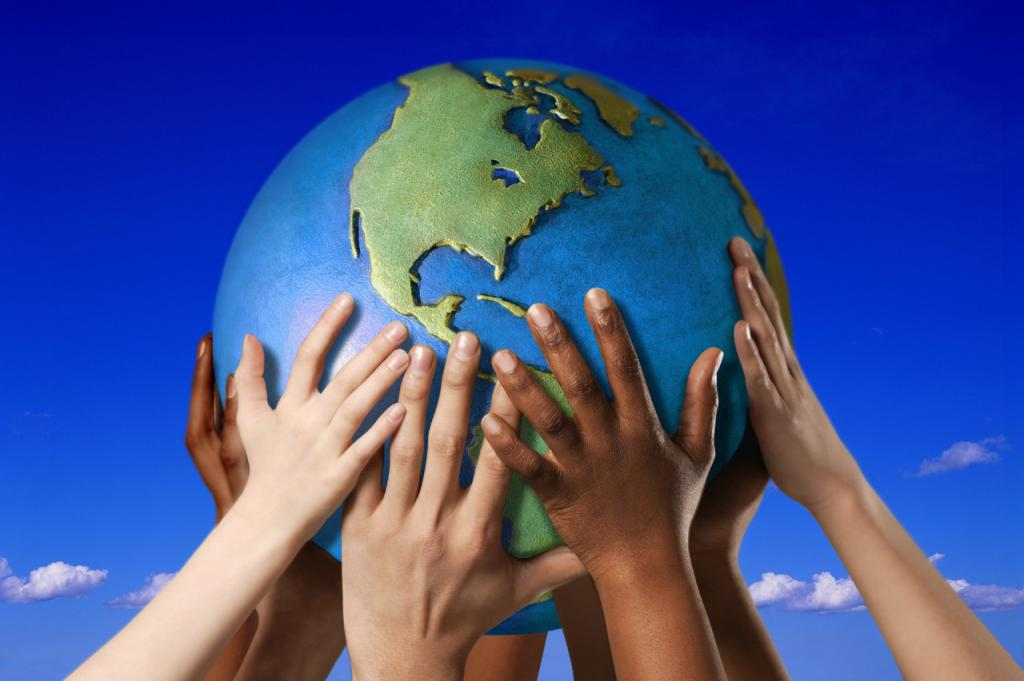
#> input picture datas/hands.jpg, 1024 x 681 px
$ jupyter execute '3.7肤色检测.ipynb'   (shell and % lines are left out)   (older library calls are emulated)
#> lines starting #> are read from the running program, lines starting #| are printed output that depends on the picture; after the words box and inside, x2 and y2 are one past the last pixel; in counts of white or black regions, pixels touching at a corner belong together
# 肤色检测

[cell 1]
#coding:utf-8
import numpy as np
import cv2
import matplotlib.pyplot as plt
import pandas as pd
from pandas import DataFrame
from scipy.misc import imread, imresize, imsave
from skimage.filters import threshold_otsu

[cell 2]
rgb = cv2.cvtColor(cv2.imread('../datas/hands.jpg'),cv2.COLOR_BGR2RGB)
gray = cv2.cvtColor(rgb,cv2.COLOR_RGB2GRAY)

## 1.基于RGB颜色空间检测

[cell 3]
def skin_detect_rgb(rgb):
    dst = np.zeros_like(rgb)
    R,G,B = rgb[:,:,0],rgb[:,:,1],rgb[:,:,2]
    idx1 = (R > 95)
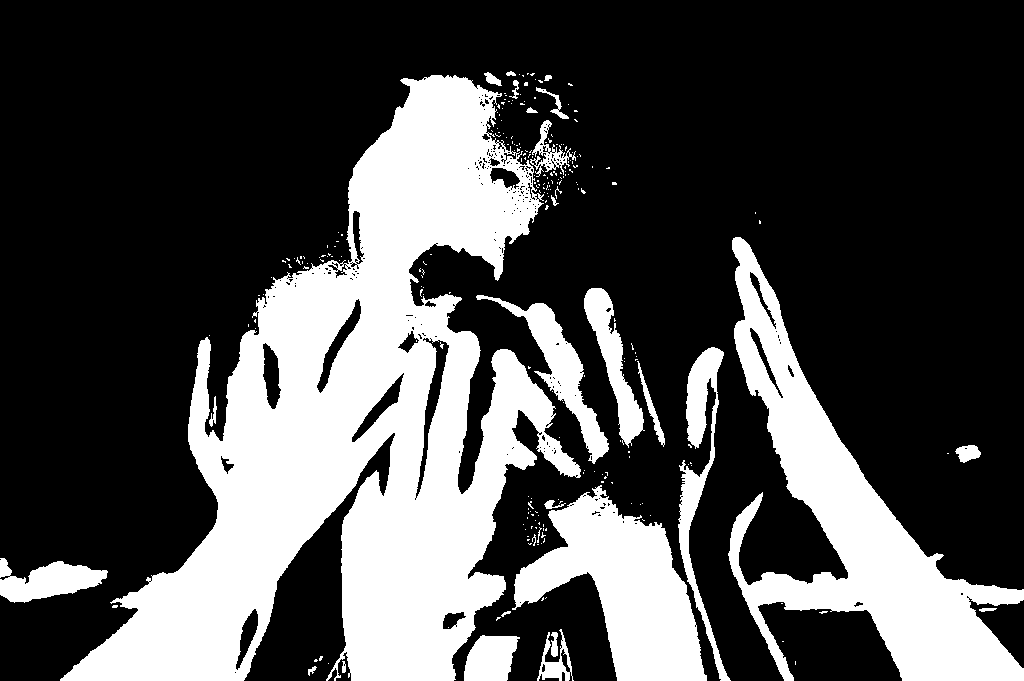
#> idx1: shape (681, 1024) bool; 29.8% white; 250 white regions (221 under 20 px), largest, box (x1, y1, x2, y2) and area: (60, 75, 581, 681) 129890, (728, 237, 1024, 681) 38096, (512, 485, 707, 681) 18578
    idx2 = (G > 40)
#> idx2: shape (681, 1024) bool; 69.6% white; 291 black regions (230 under 20 px), largest, box (x1, y1, x2, y2) and area: (0, 0, 1024, 280) 178739, (689, 358, 780, 681) 11934, (258, 538, 342, 664) 4180
    idx3 = (B > 20)
#> idx3: shape (681, 1024) bool; 97.5% white; 388 black regions (340 under 20 px), largest, box (x1, y1, x2, y2) and area: (690, 406, 779, 681) 8596, (285, 540, 341, 592) 1733, (568, 635, 617, 681) 1208
    idx4 = (np.abs(R - B) > 15)
#> idx4: shape (681, 1024) bool; 98.3% white; 1068 black regions (1016 under 20 px), largest, box (x1, y1, x2, y2) and area: (501, 474, 562, 560) 2323, (458, 124, 520, 168) 1506, (705, 396, 765, 496) 1057
    idx5 = (np.abs(R - G) > 15)
#> idx5: shape (681, 1024) bool; 97.8% white; 350 black regions (264 under 20 px), largest, box (x1, y1, x2, y2) and area: (701, 365, 794, 520) 2573, (565, 77, 638, 134) 1304, (745, 234, 800, 369) 996
    cidx1 = idx1 & idx2 & idx3 & idx4 & idx5
#> cidx1: shape (681, 1024) bool; 28.3% white; 275 white regions (242 under 20 px), largest, box (x1, y1, x2, y2) and area: (60, 75, 581, 681) 124301, (728, 237, 1024, 681) 34112, (512, 485, 707, 681) 18542

    idx6 = (R > 200)
#> idx6: shape (681, 1024) bool; 8.2% white; 150 white regions (129 under 20 px), largest, box (x1, y1, x2, y2) and area: (65, 226, 473, 681) 51727, (450, 439, 496, 553) 1925, (34, 564, 67, 588) 423
    idx7 = (G > 210)
#> idx7: shape (681, 1024) bool; 2.3% white; 164 white regions (137 under 20 px), largest, box (x1, y1, x2, y2) and area: (76, 442, 296, 681) 10943, (280, 383, 333, 433) 1238, (356, 208, 406, 313) 778
    idx8 = (B > 170)
#> idx8: shape (681, 1024) bool; 42.4% white; 152 white regions (120 under 20 px), largest, box (x1, y1, x2, y2) and area: (0, 95, 452, 681) 167580, (689, 96, 1024, 667) 94661, (738, 482, 903, 681) 17867
    idx9 = (np.abs(R - B) <= 15)
    idx10 = (R > B)
#> idx10: shape (681, 1024) bool; 36.1% white; 6 white regions (2 under 20 px), largest, box (x1, y1, x2, y2) and area: (65, 65, 1024, 681) 249823, (564, 76, 639, 137) 1673, (484, 72, 504, 87) 164, (651, 118, 663, 124) 55
    idx11 = (G > B)
#> idx11: shape (681, 1024) bool; 36.1% white; 8 white regions (4 under 20 px), largest, box (x1, y1, x2, y2) and area: (65, 65, 1024, 681) 249735, (563, 76, 639, 137) 1809, (483, 71, 507, 87) 212, (649, 117, 664, 127) 99
    cidx2 = idx6 & idx7 & idx8 & idx9 & idx10 & idx11
#> cidx2: shape (681, 1024) bool; 0.01% white in thin lines or dots, all inside (x1, y1, x2, y2) = (195, 115, 722, 555)

    idx = cidx1 | cidx2
#> idx: shape (681, 1024) bool; 28.3% white; 274 white regions (241 under 20 px), largest, box (x1, y1, x2, y2) and area: (60, 75, 581, 681) 124392, (728, 237, 1024, 681) 34112, (512, 485, 707, 681) 18542
    dst[idx] = rgb[idx]

    return dst

[cell 4]
dst = skin_detect_rgb(rgb)

[cell 5]
plt.subplot(121)
plt.imshow(rgb)
plt.title('SRC')
plt.subplot(122)
plt.imshow(dst)
plt.title('RGB Detect Result')

## 2.基于RG模型

[cell 6]
def skin_detect_rg(rgb):
    src = rgb.astype('float32') / 255.0
    dst = np.zeros_like(src)
    R,G,B = src[:,:,0],src[:,:,1],src[:,:,2]
    Aup=-1.8423;
    Bup=1.5294;
    Cup=0.0422;
    Adown=-0.7279;
    Bdown=0.6066;
    Cdown=0.1766;
    eps = 1.0e-5
    s = R + G + B
    r = R / (s+eps)
    g = G / (s + eps)
    Gup=Aup*r*r+Bup*r+Cup
    Gdown=Adown*r*r+Bdown*r+Cdown
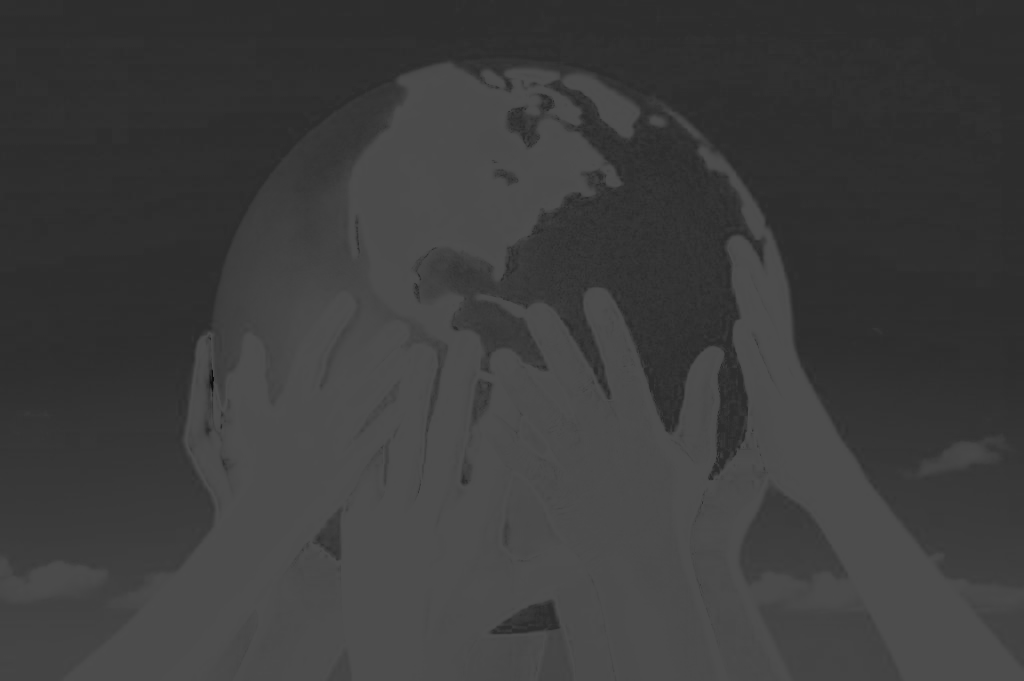
#> Gdown: shape (681, 1024) float32; min 0.0554, max 0.303, mean 0.241
    Wr=(r-0.33)*(r-0.33)+(g-0.33)*(g-0.33)
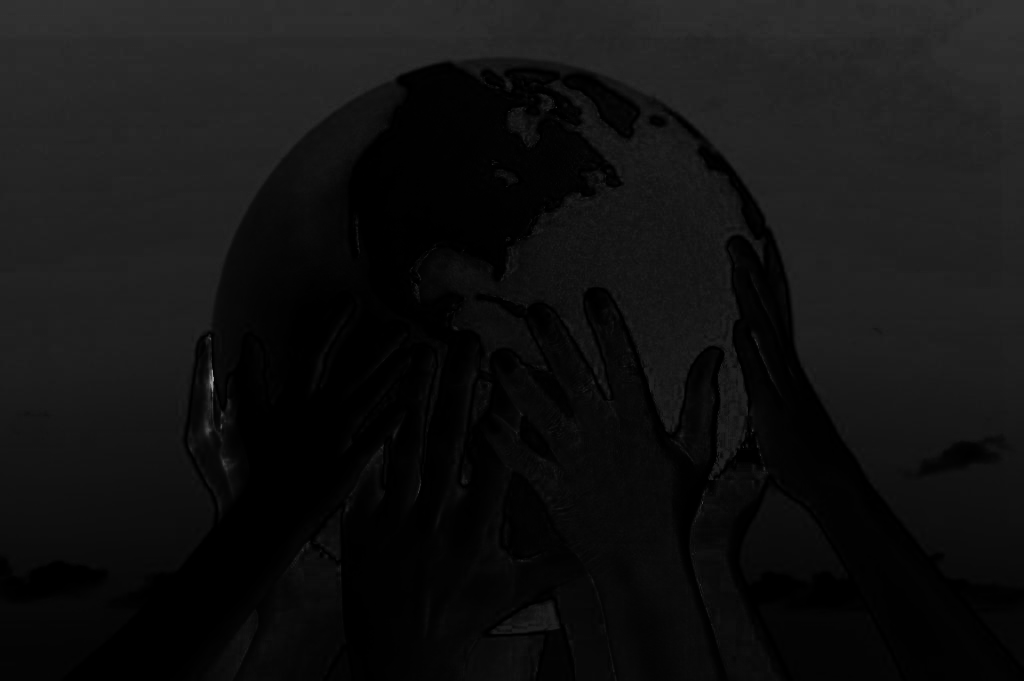
#> Wr: shape (681, 1024) float32; min 4.07e-09, max 0.558, mean 0.0702

    idx = (g <= Gup) & (g > Gdown) & (Wr > 0.004)
#> idx: shape (681, 1024) bool; 17.4% white; 704 white regions (619 under 20 px), largest, box (x1, y1, x2, y2) and area: (170, 238, 1024, 681) 99845, (257, 543, 349, 681) 2939, (192, 375, 250, 527) 2151
    dst[idx] = src[idx]
    dst[~idx] = 0
    return (dst*255).astype('uint8')

[cell 7]
dst = skin_detect_rg(rgb)

[cell 8]
plt.subplot(121)
plt.imshow(rgb)
plt.title('SRC')
plt.subplot(122)
plt.imshow(dst)
plt.title('RG Detect Result')

## 3.基于CR+OTSU

[cell 9]
def skin_detect_cr_otsu(rgb):
    ycrbr =  cv2.cvtColor(rgb,cv2.COLOR_RGB2YCrCb)
#> ycrbr: shape (681, 1024, 3); mean of channels 0, 1, 2 84.3, 115.1, 162.5
    channels = cv2.split(ycrbr)
    cr = channels[1]
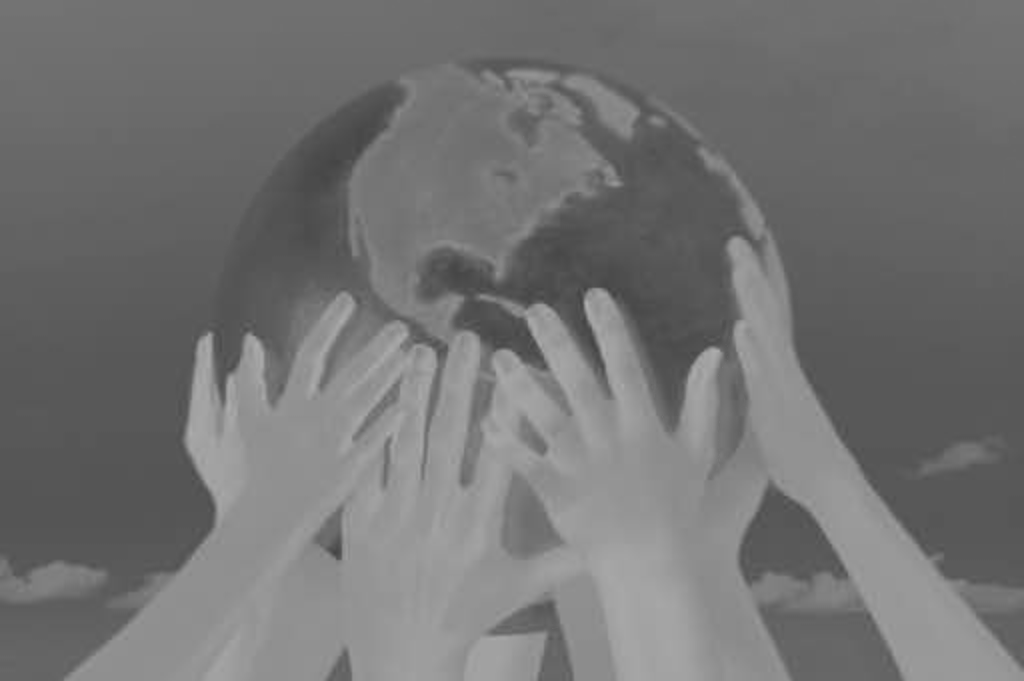
#> cr: shape (681, 1024); min 66, max 175, mean 115.1
    # 计算 OTSU
    thresh = threshold_otsu(cr)
#> thresh = 123
    idx = gray < int(thresh)
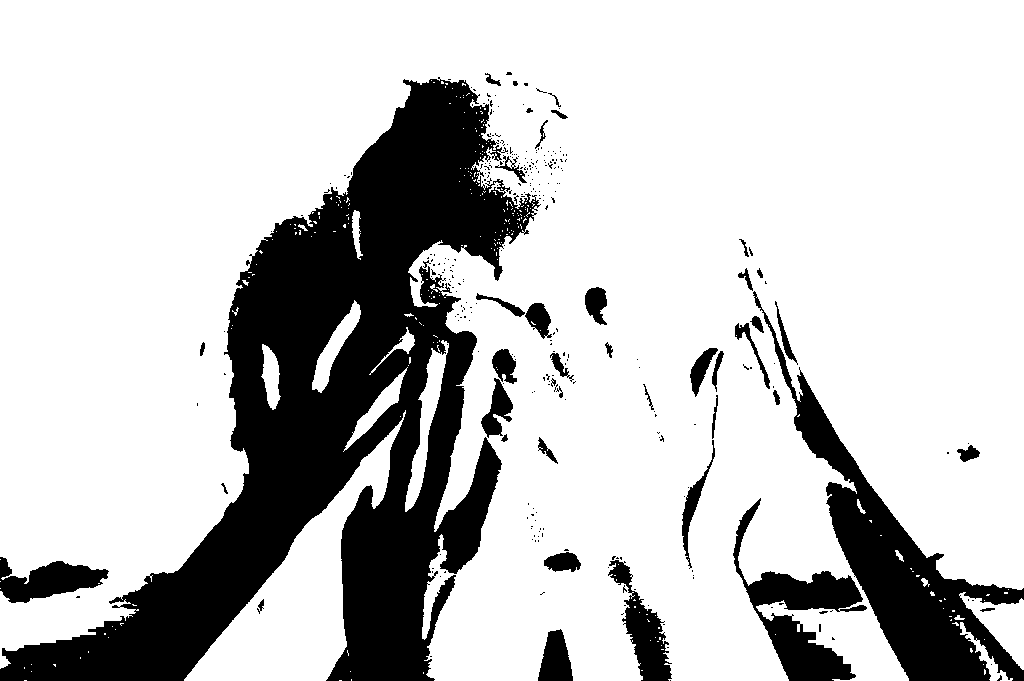
#> idx: shape (681, 1024) bool; 77.5% white; 313 black regions (270 under 20 px), largest, box (x1, y1, x2, y2) and area: (0, 77, 541, 681) 113409, (753, 291, 1024, 681) 20819, (733, 498, 867, 681) 7323
    dst = np.zeros_like(rgb)
    dst[idx] = rgb[idx]
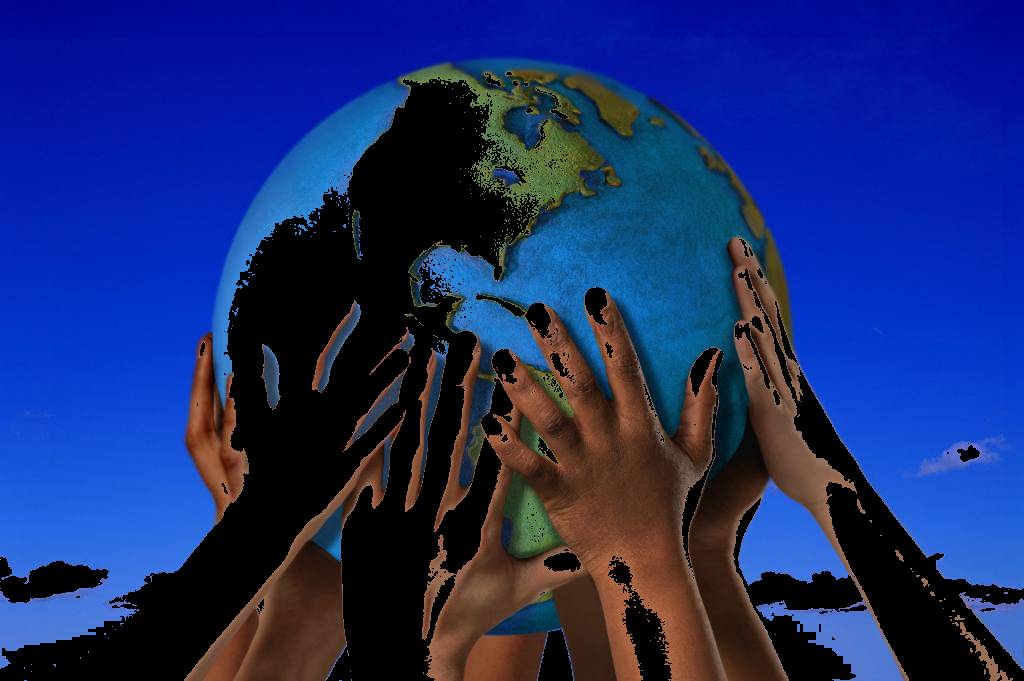
#> dst: shape (681, 1024, 3); mean R, G, B 26.8, 44.4, 110
    return dst

[cell 10]
dst = skin_detect_cr_otsu(rgb)

[cell 11]
plt.subplot(121)
plt.imshow(rgb)
plt.title('SRC')
plt.subplot(122)
plt.imshow(dst)
plt.title('CR+OTSU Detect Result')

$ run again, with datas/animal.jpg copied over datas/hands.jpg
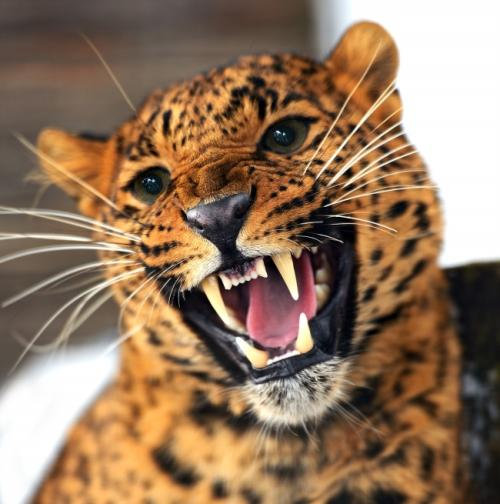
#> input picture datas/animal.jpg, 500 x 504 px
#> in skin_detect_rgb, `idx1 = (R > 95)`:
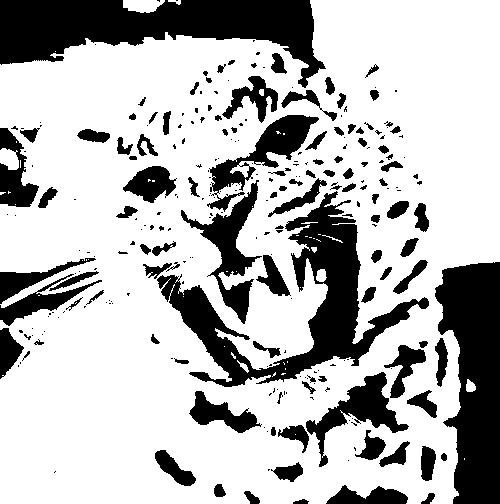
#> idx1: shape (504, 500) bool; 72.3% white; 269 black regions (162 under 20 px), largest, box (x1, y1, x2, y2) and area: (0, 0, 326, 88) 14399, (157, 191, 429, 387) 12954, (435, 262, 500, 504) 11340
#> idx2: shape (504, 500) bool; 88.7% white; 267 black regions (184 under 20 px), largest, box (x1, y1, x2, y2) and area: (286, 192, 360, 358) 5450, (444, 265, 500, 384) 4812, (461, 397, 500, 504) 2375
#> idx3: shape (504, 500) bool; 93.5% white; 521 black regions (407 under 20 px), largest, box (x1, y1, x2, y2) and area: (443, 266, 500, 375) 1977, (294, 192, 358, 315) 1596, (208, 116, 320, 191) 1381
#> idx4: shape (504, 500) bool; 79.2% white; 126 black regions (75 under 20 px), largest, box (x1, y1, x2, y2) and area: (312, 0, 500, 504) 27780, (0, 328, 118, 504) 7899, (0, 0, 210, 36) 5971
#> idx5: shape (504, 500) bool; 63.1% white; 149 black regions (80 under 20 px), largest, box (x1, y1, x2, y2) and area: (272, 0, 500, 504) 31688, (144, 186, 392, 445) 19110, (0, 257, 121, 504) 16998
#> cidx1: shape (504, 500) bool; 50.6% white; 310 black regions (216 under 20 px), largest, box (x1, y1, x2, y2) and area: (0, 0, 500, 504) 51608, (143, 115, 429, 467) 32101, (0, 257, 121, 504) 17145
#> idx6: shape (504, 500) bool; 29.3% white; 190 white regions (127 under 20 px), largest, box (x1, y1, x2, y2) and area: (295, 0, 500, 266) 27956, (0, 256, 264, 504) 27579, (24, 207, 219, 288) 3497
#> idx7: shape (504, 500) bool; 15.1% white; 155 white regions (125 under 20 px), largest, box (x1, y1, x2, y2) and area: (336, 0, 500, 266) 23597, (0, 342, 119, 504) 9477, (184, 239, 218, 286) 592
#> idx8: shape (504, 500) bool; 16.4% white; 147 white regions (116 under 20 px), largest, box (x1, y1, x2, y2) and area: (326, 0, 500, 267) 24673, (0, 337, 125, 504) 10611, (244, 380, 309, 424) 1221
#> idx10: shape (504, 500) bool; 81.1% white; 69 black regions (46 under 20 px), largest, box (x1, y1, x2, y2) and area: (320, 0, 500, 268) 23087, (0, 331, 116, 504) 9525, (172, 199, 354, 390) 6888
#> idx11: shape (504, 500) bool; 78% white; 101 black regions (70 under 20 px), largest, box (x1, y1, x2, y2) and area: (320, 0, 500, 260) 23002, (164, 199, 355, 391) 13879, (0, 330, 116, 504) 9077
#> cidx2: shape (504, 500) bool; 0.59% white; 72 white regions (52 under 20 px), largest, box (x1, y1, x2, y2) and area: (448, 255, 500, 264) 121, (409, 106, 417, 134) 108, (355, 17, 401, 41) 105
#> ycrbr: shape (504, 500, 3); mean of channels 0, 1, 2 125.2, 144, 111.2
#> thresh = 146
#> in skin_detect_cr_otsu, `dst[idx] = rgb[idx]`:
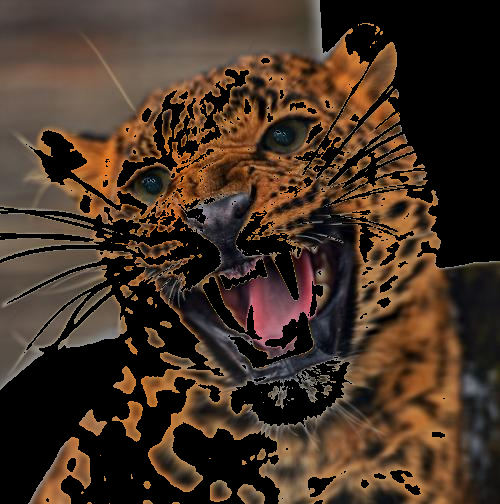
#> dst: shape (504, 500, 3); mean R, G, B 68.6, 50.3, 36.8

$ run again, with datas/animal1.jpg copied over datas/hands.jpg
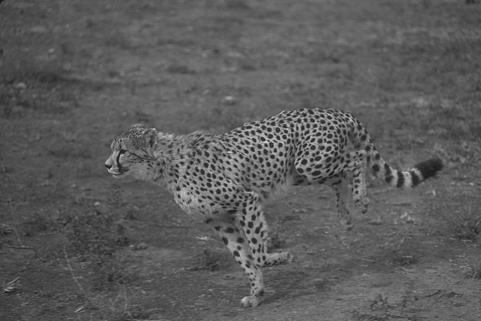
#> input picture datas/animal1.jpg, 481 x 321 px
#> rgb is the input picture: shape (321, 481, 3); min 13, max 220, mean 91.1
#> in skin_detect_rgb, `idx1 = (R > 95)`:
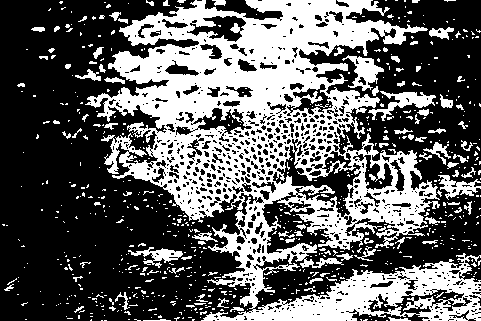
#> idx1: shape (321, 481) bool; 37.5% white; 711 white regions (623 under 20 px), largest, box (x1, y1, x2, y2) and area: (85, 0, 481, 321) 49461, (368, 91, 436, 121) 678, (342, 55, 384, 91) 638
#> idx2: shape (321, 481) bool; 99.4% white; black in thin lines or dots
#> idx3: shape (321, 481) bool; 100% white; black in thin lines or dots, all inside (x1, y1, x2, y2) = (0, 1, 348, 293)
#> idx4: shape (321, 481) bool; every value is 0
#> idx6: shape (321, 481) bool; 0% white in thin lines or dots, all inside (x1, y1, x2, y2) = (229, 138, 407, 173)
#> idx7: shape (321, 481) bool; 0% white in thin lines or dots, all inside (x1, y1, x2, y2) = (266, 141, 267, 142)
#> idx8: shape (321, 481) bool; 0.23% white in thin lines or dots, all inside (x1, y1, x2, y2) = (106, 111, 414, 301)
#> idx9: shape (321, 481) bool; every value is 1
#> ycrbr: shape (321, 481, 3); mean of channels 0, 1, 2 91.1, 128, 128
#> cr: shape (321, 481); every value is 128
#> thresh = 128
#> idx: shape (321, 481) bool; 95.8% white; black in thin lines or dots, all inside (x1, y1, x2, y2) = (5, 54, 473, 321)
#> in skin_detect_cr_otsu, `dst[idx] = rgb[idx]`:
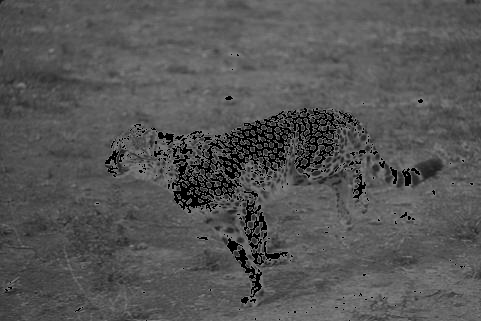
#> dst: shape (321, 481, 3); min 0, max 127, mean 85
